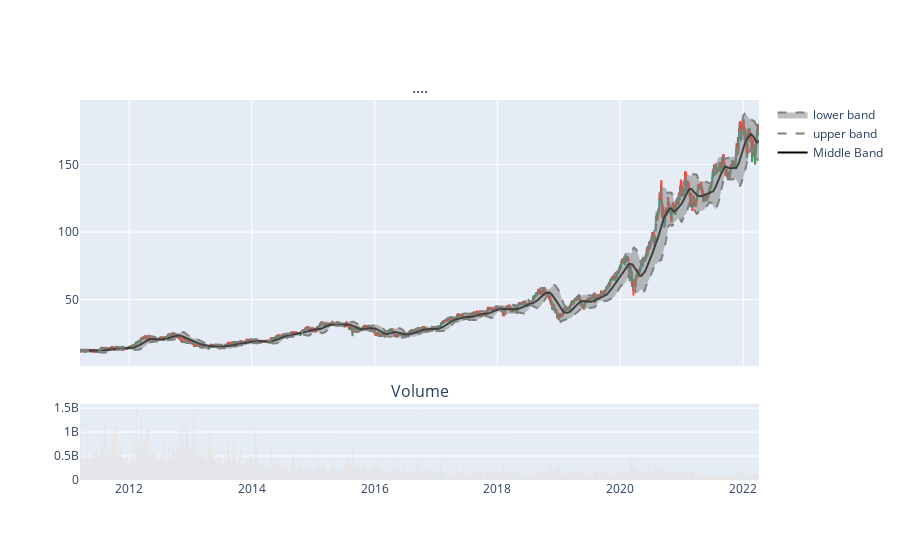

The cell this chart's notebook holds for it:
### Markdown cell above
# Candlestick chart

### Code cell
# Create subplots with 2 rows; top for candlestick price, and bottom for bar volume
fig = make_subplots(rows=2, cols=1, shared_xaxes=True, subplot_titles=(
    '....', 'Volume'), vertical_spacing=0.1, row_width=[0.2, 0.7])

# ----------------
# Candlestick Plot
fig.add_trace(go.Candlestick(x=df.index,
                             open=df['Open'],
                             high=df['High'],
                             low=df['Low'],
                             close=df['Close'], showlegend=False,
                             name='candlestick'),
              row=1, col=1)

# Moving Average
fig.add_trace(go.Scatter(x=df.index,
                         y=df['Middle Band'],
                         line_color='black',
                         name='Middle Band'),
              row=1, col=1)

# Upper Bound
fig.add_trace(go.Scatter(x=df.index,
                         y=df['Upper Band'],
                         line_color='gray',
                         line={'dash': 'dash'},
                         name='upper band',
                         opacity=0.5),
              row=1, col=1)

# Lower Bound fill in between with parameter 'fill': 'tonexty'
fig.add_trace(go.Scatter(x=df.index,
                         y=df['Lower Band'],
                         line_color='gray',
                         line={'dash': 'dash'},
                         fill='tonexty',
                         name='lower band',
                         opacity=0.5),
              row=1, col=1)


# ----------------
# Volume Plot
fig.add_trace(go.Bar(x=df.index, y=df['Volume'], showlegend=False),
              row=2, col=1)

# Remove range slider; (short time frame)
fig.update(layout_xaxis_rangeslider_visible=False)

# Stock data has gaps in dates, specifically in weekends and holidays
# create a list of dates that are NOT included from start to end
date_gaps = [date for date in pd.date_range(
    start=dayStart, end=dayEnd) if date not in df.index.values]

# Update Xaxes
fig.update_xaxes(rangebreaks=[dict(values=date_gaps)])

fig.show()

### Figure 1 — Plotly figure (JSON) as saved in the notebook; plotly's stock layout.template omitted (floating-point values rounded to 4 significant figures; data arrays with more than 128 entries replaced by an {"elided": "..."} marker saying what was removed)
{"data": [{"close": {"elided": "2784 float values"}, "high": {"elided": "2784 float values"}, "low": {"elided": "2784 float values"}, "name": "candlestick", "open": {"elided": "2784 float values"}, "showlegend": false, "type": "candlestick", "x": {"elided": "2784 str values"}, "xaxis": "x", "yaxis": "y"}, {"line": {"color": "black"}, "name": "Middle Band", "type": "scatter", "x": {"elided": "2784 str values"}, "xaxis": "x", "y": {"elided": "2784 float values"}, "yaxis": "y"}, {"line": {"color": "gray", "dash": "dash"}, "name": "upper band", "opacity": 0.5, "type": "scatter", "x": {"elided": "2784 str values"}, "xaxis": "x", "y": {"elided": "2784 float values"}, "yaxis": "y"}, {"fill": "tonexty", "line": {"color": "gray", "dash": "dash"}, "name": "lower band", "opacity": 0.5, "type": "scatter", "x": {"elided": "2784 str values"}, "xaxis": "x", "y": {"elided": "2784 float values"}, "yaxis": "y"}, {"showlegend": false, "type": "bar", "x": {"elided": "2784 str values"}, "xaxis": "x2", "y": {"elided": "2784 int values"}, "yaxis": "y2"}], "layout": {"annotations": [{"font": {"size": 16}, "showarrow": false, "text": "....", "x": 0.5, "xanchor": "center", "xref": "paper", "y": 1, "yanchor": "bottom", "yref": "paper"}, {"font": {"size": 16}, "showarrow": false, "text": "Volume", "x": 0.5, "xanchor": "center", "xref": "paper", "y": 0.2, "yanchor": "bottom", "yref": "paper"}], "xaxis": {"anchor": "y", "domain": [0, 1], "matches": "x2", "rangebreaks": [{"values": {"elided": "1511 str values"}}], "rangeslider": {"visible": false}, "showticklabels": false}, "xaxis2": {"anchor": "y2", "domain": [0, 1], "rangebreaks": [{"values": {"elided": "1511 str values"}}]}, "yaxis": {"anchor": "x", "domain": [0.3, 1]}, "yaxis2": {"anchor": "x2", "domain": [0, 0.2]}}}
